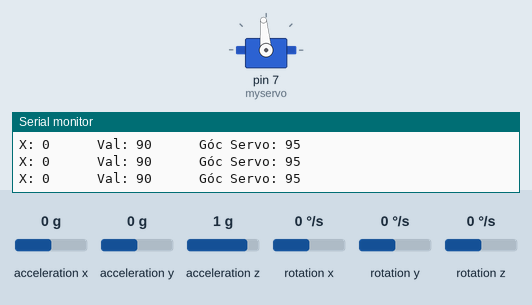
The sketch below on a simulated Arduino Uno, built with avr-gcc and run on an emulated ATmega328P. Shown: servo, the last lines printed to the serial monitor. The inputs (shaded band) are chosen by the test bench; at power-on: acceleration y 0 g, acceleration z 1 g, acceleration x 0 g, rotation x 0 °/s, rotation y 0 °/s, rotation z 0 °/s.

Above: at 4.2 s.
4.3 s: acceleration y set to -1.4 g
At 5.5 s:
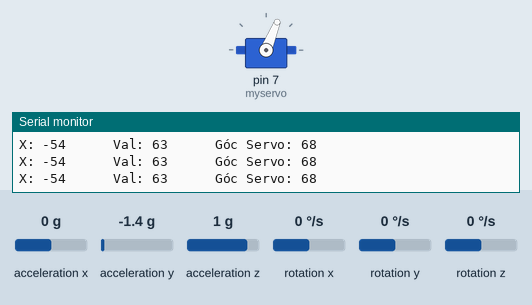
5.8 s: acceleration z set to 0 g
At 6.6 s:
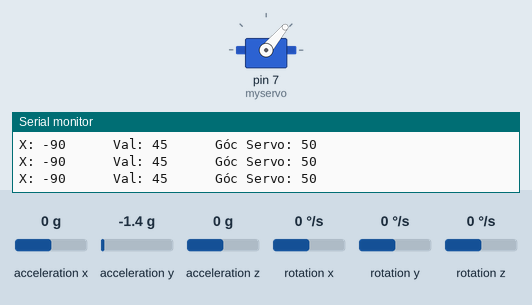
7.3 s: acceleration y set to 0.8 g
At 8.5 s:
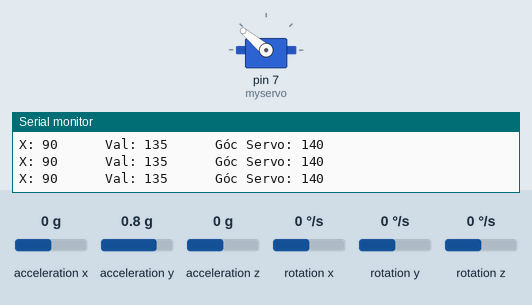
8.8 s: acceleration x set to -1.4 g
At 9.7 s:
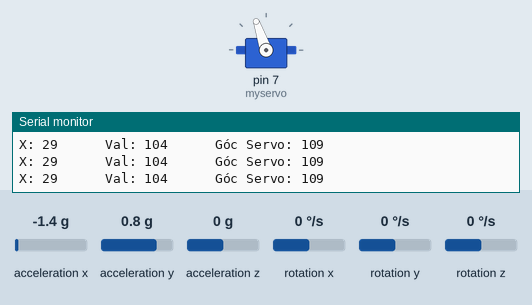
10.3 s: acceleration x set to 0 g
At 11.5 s:
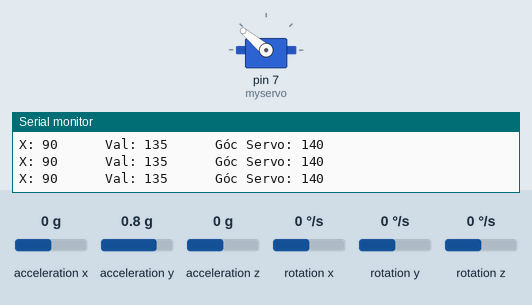
13.3 s: acceleration x set to 1.4 g
At 14.3 s:
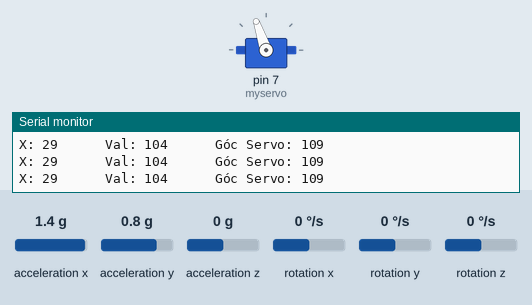
Timing chart, 0 to 16.3 s (numbered marks = the images above; inputs shaded):
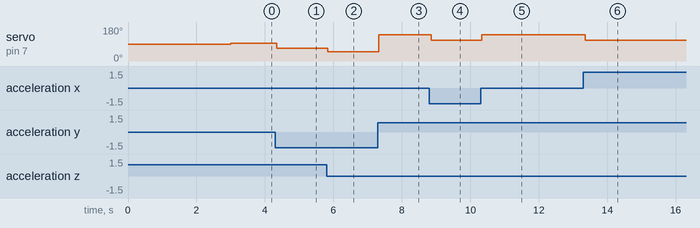

The sketch:

test2.ino
```cpp
#include <Servo.h>
Servo myservo;

#include <MPU6050_tockn.h>
#include <Wire.h>
MPU6050 mpu6050(Wire);

int x, y, z;
int val, valservo, gocservo;

void setup()
{
  Serial.begin(9600);

  Wire.begin();
  mpu6050.begin();
  mpu6050.calcGyroOffsets(true);

  myservo.attach(7);
}

void loop()
{
  mpu6050.update();
  x = mpu6050.getAngleX();
  y = mpu6050.getAngleY();
  z = mpu6050.getAngleZ();
  Serial.print("X: "); Serial.print(x); Serial.print("      ");
//  Serial.print("Y: "); Serial.print(y); Serial.print("      ");
//  Serial.print("Z: "); Serial.print(z); Serial.print("      ");

  val = map(x,-180,180,0,180);
  Serial.print("Val: "); Serial.print(val); Serial.print("      ");

  valservo = val + 5;
  myservo.write(valservo);

  gocservo = myservo.read();
  Serial.print("Góc Servo: "); Serial.println(gocservo);

  //delay(500);
}
```

Measured:
- after the input at 4.3 s, servo on pin 7 (myservo): 95° → 68° at once
- after the input at 5.8 s, servo on pin 7 (myservo): 68° → 50° at once
- after the input at 7.3 s, servo on pin 7 (myservo): 50° → 140° at once
- after the input at 8.8 s, servo on pin 7 (myservo): 140° → 109° after 0.05 s
- after the input at 10.3 s, servo on pin 7 (myservo): 109° → 140° at once
- after the input at 13.3 s, servo on pin 7 (myservo): 140° → 109° after 0.05 s
